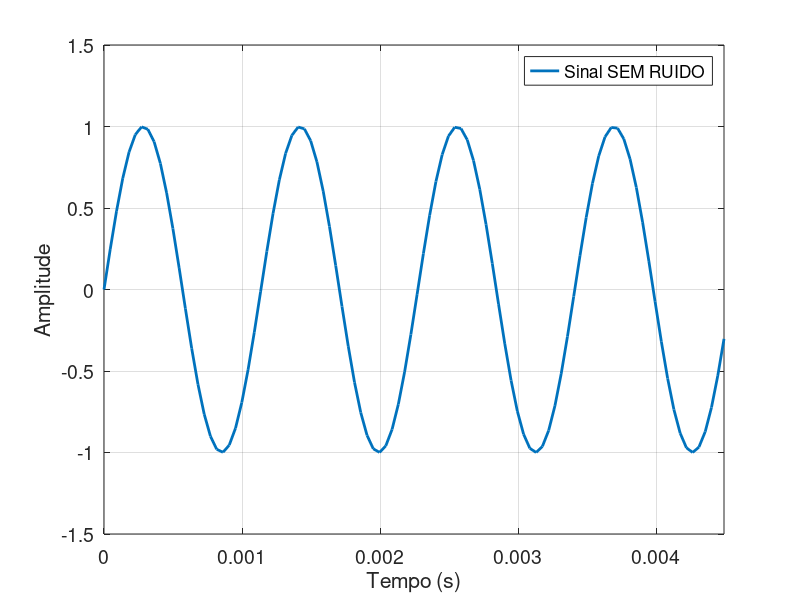
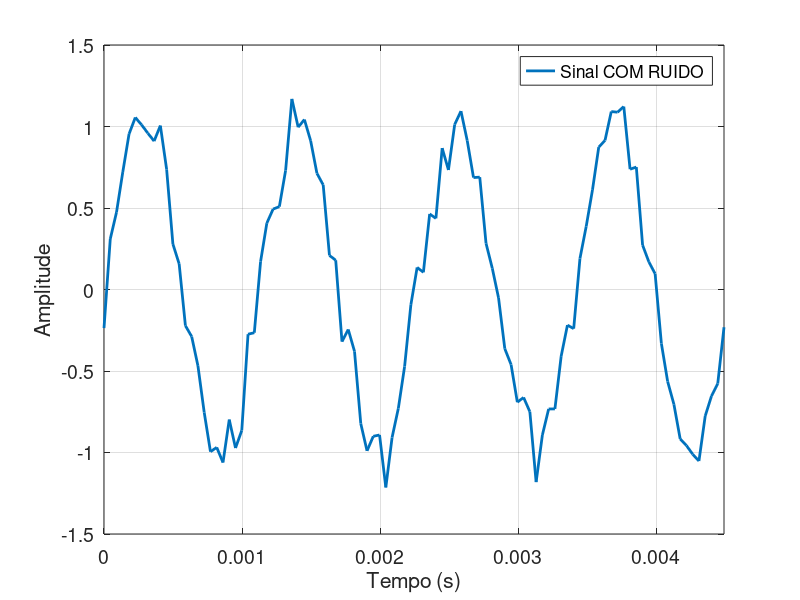
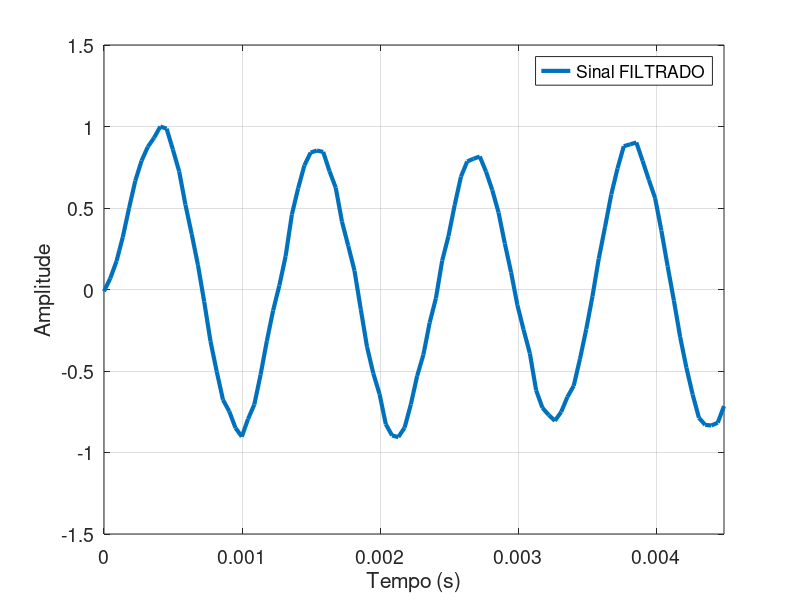

MATLAB code to generate these figures, in order:
% exemplo de filtragem passa-baixa de sinal ruidoso
% Suavizacao exponencial
% Autor: Guilherme A. Barreto
% Data: 19/11/2021

clear; 
clc; 
close;

Fs = 22050;  % frequencia de amostragem (Hz ou SPS - samples per second)
Nbits = 16;  % Numero de bits de resolucao (opcional)

T = 3; 				% Duracao do sinal em segundos
t = 0:1/Fs:T-1/Fs;	% Instantes de amostragem

F0 = 880;  % Frequencia fundamental (nota La um oitava acima 2*440 Hz)

% Gera forma de onda senoidal pura (i.e. sem ruido)
x = sin(2*pi*F0*t);  

% Mostra primeiros ciclos do sinal
figure; 
plot(t(1:100), x(1:100),'linewidth',2); 
grid 
axis([0 t(100) -1.5 1.5]); 
xlabel('Tempo (s)'); 
ylabel('Amplitude');
h = legend({"Sinal SEM RUIDO"},"location", "northeast");      
set(h, "fontsize", 12); set(gca, "fontsize", 14)

% Salva sinal em eps
print -deps -color 'semruido.eps'

% Toca o sinal livre de ruido
sound(x,Fs);   

sig = 0.1; 					% desvio-padrao do ruido gaussiano (media zero)
ruido = sig*randn(size(x)); % Gera ruido gaussiano de desvio-padrao sig

% Gera sinal ruidoso
xn = x + ruido;  

% Mostra primeiros ciclos do sinal ruidoso
figure; 
plot(t(1:100), xn(1:100),'linewidth',2); 
grid 
axis([0 t(100) -1.5 1.5]); xlabel('Tempo (s)'); ylabel('Amplitude');
h = legend({"Sinal COM RUIDO"},"location", "northeast");      
set(h, "fontsize", 12); set(gca, "fontsize", 14)

% Salva sinal em eps
print -deps -color 'comruido.eps'

% Toca o sinal ruidoso
sound(xn,Fs);

%[x Fs]=audioread('ana1.wav');
%N=length(x); % numero de amostras no sinal
%T=N*(1/Fs);  % Duracao do sinal em segundos
%t=0:1/Fs:T-1/Fs;
%sig=0.5; % desvio-padrao do ruido gaussiano (media zero)
%xn=x+sig*randn(size(x));  % gera sinal ruidoso
%xn=2*((xn-min(xn))/(max(xn)-min(xn)))-1;   % Normaliza sinal filtrado para faixa [-1,+1]
%
%figure; plot(t(1:100), x(1:100),'linewidth',2);  % mostra primeiros ciclos do sinal
%sound(x,Fs);   % Toca o sinal livre de ruido
%
%figure; plot(t(1:100), xn(1:100),'linewidth',2);  % mostra primeiros ciclos do sinal ruidoso
%sound(xn,Fs);   % Toca o sinal ruidoso

pause;

%%%%%%%%%%%%%%%%%%%%%%%%%%%%%%%%%%%%%
%%%% Filtro Passa-Baixa Discreto %%%%
%%%%%%%%%%%%%%%%%%%%%%%%%%%%%%%%%%%%%

N = length(xn);	% Numero de amostras do sinal ruidoso
a = 0.2;   		% Fator de suavizacao (smoothing)
xf = 0;    		% Inicializa sinal filtrado
for n = 2:N
  xf(n) = (1-a)*xf(n-1) + a*xn(n); 
end

% Normaliza sinal filtrado para faixa [-1,+1]
xf_norm=2*((xf-min(xf))/(max(xf)-min(xf)))-1;   

% Mostra primeiros ciclos do sinal filtrado
figure; 
plot(t(1:100), xf_norm(1:100),'linewidth',3); 
grid; 
axis([0 t(100) -1.5 1.5]); 
xlabel('Tempo (s)'); 
ylabel('Amplitude');
h = legend({"Sinal FILTRADO"},"location", "northeast");      
set(h, "fontsize", 12); 
set(gca, "fontsize", 14)

% Salva figura em EPS
print -deps -color 'filtrado1.eps'

% Toca o sinal filtrado
sound(xf_norm,Fs);   
